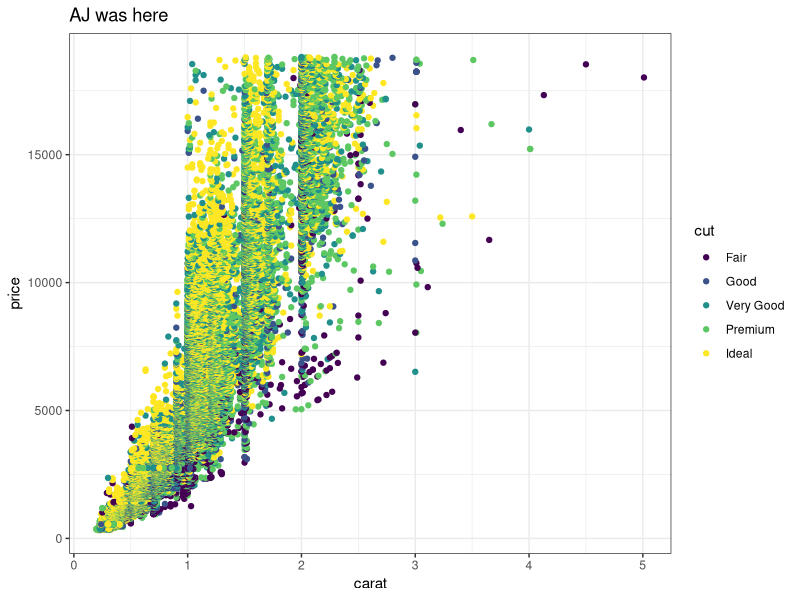
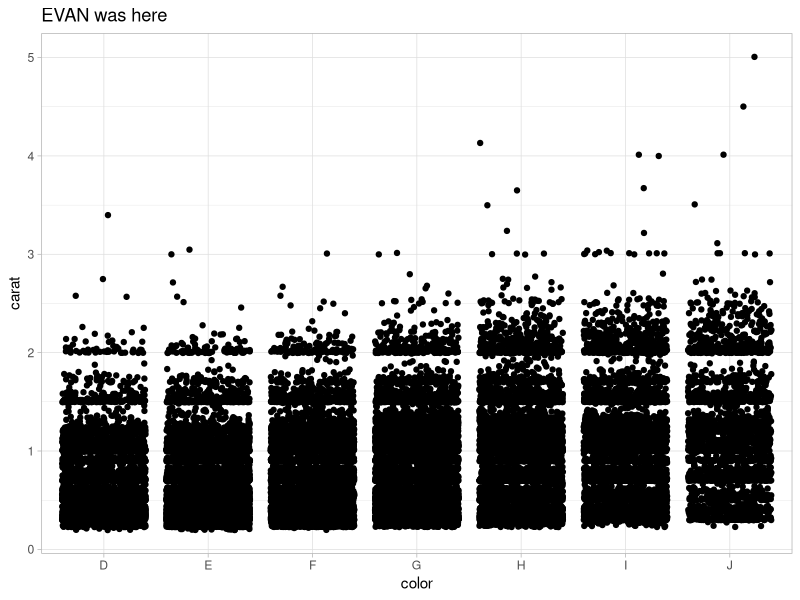
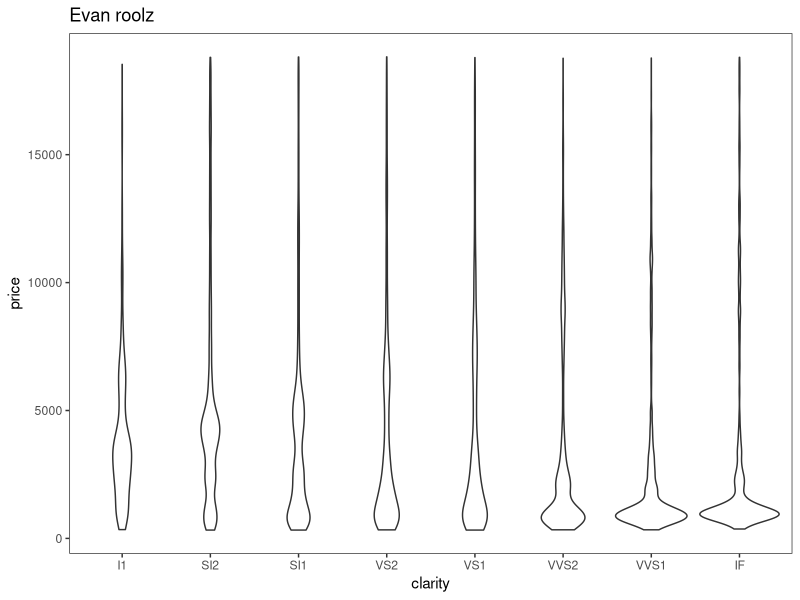

These figures' R source, in order:
## ---- chunk 1
knitr::opts_chunk$set(echo = TRUE)
library(tidyverse)
## ---- chunk 2
# Partner 1: 
# Run the code below to see the original graph
# Change the code below to make the point color change based on 'cut', and update the theme to theme_bw(). Update the title to include your first name. 

ggplot(data = diamonds, aes(x = carat, y = price, color = cut)) +
  geom_point() +
  theme_bw() +
  labs(title = "AJ was here")
## ---- chunk 3
# Partner 2: 
# Run the code below to see the original graph
# Change the code below to make the geom a geom_jitter, and update the theme to theme_light. Update the title to include your first name. 

ggplot(data = diamonds, aes(x = color, y = carat)) +
  geom_jitter() +
  theme_light() +
  labs(title = "EVAN was here")
## ---- chunk 4

diamond_violin <- ggplot(data = diamonds, aes(x = clarity, y = price)) +
  geom_violin() +
  theme_test() +
  ggtitle("Evan roolz")

# Ding dong bing bong

diamond_violin

my_favorite_number <- 69420
my_second_favorite_number <- 80085

## ---- chunk 5

